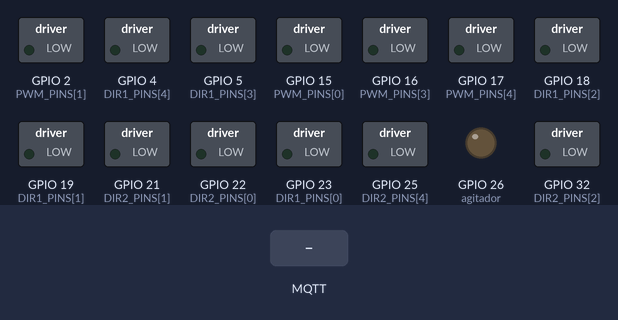
A program run on a simulated ESP32 board running MicroPython. On the bench: switched loads named in the program (green lamp = pin HIGH), output pins drawn as LEDs (lit = HIGH). The inputs (shaded band) are chosen by the test bench. WiFi joins after 1.5 s; no MQTT or app messages arrive unless stated; what the program prints to the serial console is not drawn.

Above: at 2.8 s.
2.9 s: MQTT message ":" arrives on the first subscribed topic
At 4.1 s:
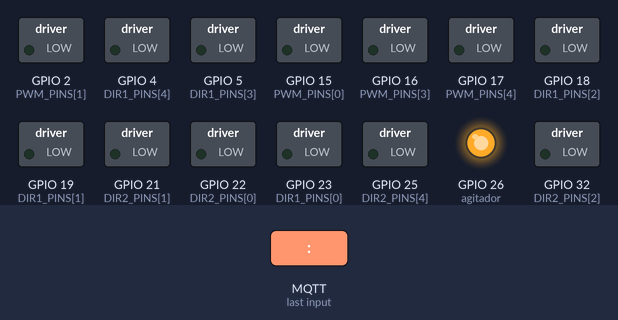
4.4 s: MQTT message "C" arrives on the first subscribed topic
5.9 s: MQTT message "K" arrives on the first subscribed topic
Timing chart, 0 to 13.4 s (numbered marks = the images above; inputs shaded):
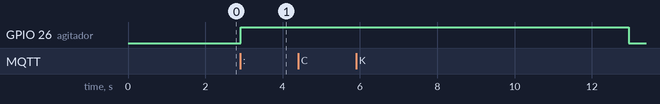

Measured:
- after the input at 2.9 s, GPIO 26 (agitador): LOW → HIGH at once
- after the input at 4.4 s, every drawn part: stays the same

The program:

codigo_ESP2.py
```python
from machine import Pin, PWM
from umqtt.simple import MQTTClient
import time
import network

WIFI_SSID = "Chucho"
WIFI_PASS = "Chucho123"

def conectar_wifi():
    wlan = network.WLAN(network.STA_IF)
    wlan.active(True)
    wlan.connect(WIFI_SSID, WIFI_PASS)

    print("Conectando a WiFi...", end="")
    while not wlan.isconnected():
        time.sleep(0.3)
        print(".", end="")

    print("\nWiFi conectado:", wlan.ifconfig())

# CONFIG MQTT
MQTT_BROKER     = "192.168.94.216"
MQTT_PORT       = 1883
MQTT_CLIENT_ID  = b"ESP32_BOMBAS"
MQTT_TOPIC_CMYK = b"esp/out"

# CONFIG BOMBAS
PWM_PINS   = [15, 2, 4, 16, 17]     # Pines de PWM
DIR1_PINS  = [23, 19, 18, 5, 4]     # Pines IN1
DIR2_PINS  = [22, 21, 32, 33, 25]   # Pines IN2

PWM_FREQ = 1000
PWM_GLOBAL = 70   # % duty general

TIEMPOS_BOMBAS_MAX = [5, 5, 5, 5, 5]   # segundos para 100%
MAX_TOTAL_PERCENT = 40

# AGITADOR
AGITADOR_PIN = 26
AGITATOR_TIME_S = 10

# ESTADOS
client = None
pwms = []
IN1 = []
IN2 = []

tiempos_bombas_receta = [0.0]*5
receta_lista = False
mezcla_en_progreso = False

temp_ok = [True]*5   # por ahora siempre TRUE (luego lo integramos)
flags = [0]*5

# TOOLS
def _duty_from_percent(p):
    if p < 0:  p = 0
    if p > 100: p = 100
    return int(1023 * (p/100))

# Inicializar PWM + dirección
def init_bombas():
    global pwms, IN1, IN2

    pwms = []
    IN1 = []
    IN2 = []

    for i in range(5):
        pwm = PWM(Pin(PWM_PINS[i]), freq=PWM_FREQ)
        pwm.duty(0)

        pin1 = Pin(DIR1_PINS[i], Pin.OUT)
        pin2 = Pin(DIR2_PINS[i], Pin.OUT)

        pin1.value(0)
        pin2.value(0)

        pwms.append(pwm)
        IN1.append(pin1)
        IN2.append(pin2)

# Modo frenado activo L298N
def frenar_bomba(i):
    IN1[i].value(0)
    IN2[i].value(0)
    pwms[i].duty(1023)  # BRAKE
    time.sleep_ms(300)
    pwms[i].duty(0)

# Encender bomba → succión
def encender_bomba(i):
    IN1[i].value(1)
    IN2[i].value(0)
    pwms[i].duty(_duty_from_percent(PWM_GLOBAL))
    print("Bomba", i+1, "ENCENDIDA")

# Ejecutar por tiempo
def ejecutar_bomba_tiempo(i, t):
    if t <= 0:
        print("Bomba", i+1, "→ tiempo 0, se omite")
        flags[i] = 1
        return

    print("Bomba", i+1, "→", t, "segundos")
    encender_bomba(i)

    start = time.ticks_ms()
    dur = int(t*1000)

    while time.ticks_diff(time.ticks_ms(), start) < dur:
        client.check_msg()
        time.sleep_ms(20)

    print("Frenando bomba", i+1)
    frenar_bomba(i)

    flags[i] = 1

# AGITADOR
agitador = Pin(AGITADOR_PIN, Pin.OUT)
agitador.value(0)

def run_agitador():
    print("Agitando", AGITATOR_TIME_S, "segundos...")
    agitador.value(1)
    start = time.ticks_ms()
    while time.ticks_diff(time.ticks_ms(), start) < AGITATOR_TIME_S*1000:
        client.check_msg()
        time.sleep_ms(50)
    agitador.value(0)
    print("Agitación terminada")

# PARSEO CMYKW
def parse_cmykw(txt):
    vals = {"C":0,"M":0,"Y":0,"K":0,"W":0}
    for p in txt.split():
        if ":" in p:
            k,v = p.split(":")
            k=k.upper()
            try: vals[k] = int(v)
            except: pass
    return vals

def cmykw_to_tiempos(v):
    total = v["C"]+v["M"]+v["Y"]+v["K"]+v["W"]

    if total > MAX_TOTAL_PERCENT and total>0:
        factor = MAX_TOTAL_PERCENT/total
        for k in v:
            v[k] = int(v[k]*factor)

    keys = ["C","M","Y","K","W"]
    tiempos = []
    for i,k in enumerate(keys):
        t = TIEMPOS_BOMBAS_MAX[i]*(v[k]/100)
        tiempos.append(t)
    return tiempos

# MQTT CALLBACK
def mqtt_callback(topic, msg):
    global receta_lista, mezcla_en_progreso, tiempos_bombas_receta

    t = topic.decode()
    s = msg.decode()

    print("\nMQTT:", t, "->", s)

    if t == MQTT_TOPIC_CMYK.decode():
        vals = parse_cmykw(s)
        tiempos = cmykw_to_tiempos(vals)
        tiempos_bombas_receta = tiempos
        receta_lista = True
        mezcla_en_progreso = False
        for i in range(5): flags[i]=0
        print("Receta lista:", tiempos)
        return

# MQTT CONNECT
def connect_mqtt():
    global client
    client = MQTTClient(MQTT_CLIENT_ID, MQTT_BROKER, port=MQTT_PORT)
    client.set_callback(mqtt_callback)
    client.connect()
    client.subscribe(MQTT_TOPIC_CMYK)
    print("MQTT conectado y suscrito")

# MAIN
def main():
    global receta_lista, mezcla_en_progreso
    connect_mqtt()
    init_bombas()

    print("Sistema listo. Esperando receta...")

    while True:
        client.check_msg()

        if receta_lista and not mezcla_en_progreso:
            mezcla_en_progreso = True
            print("\n INICIANDO MEZCLA ")

            for i in range(5):
                ejecutar_bomba_tiempo(i, tiempos_bombas_receta[i])

            if all(flags):
                print("Todas las bombas terminaron.")
                run_agitador()

            print(" MEZCLA COMPLETA \n")
            receta_lista = False

        time.sleep_ms(50)

# EJECUCIÓN
conectar_wifi()
main()
```
